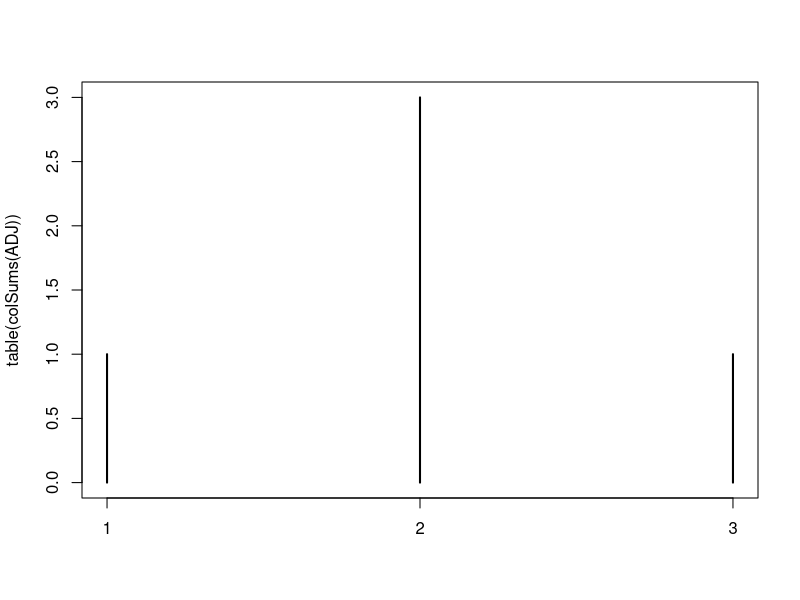
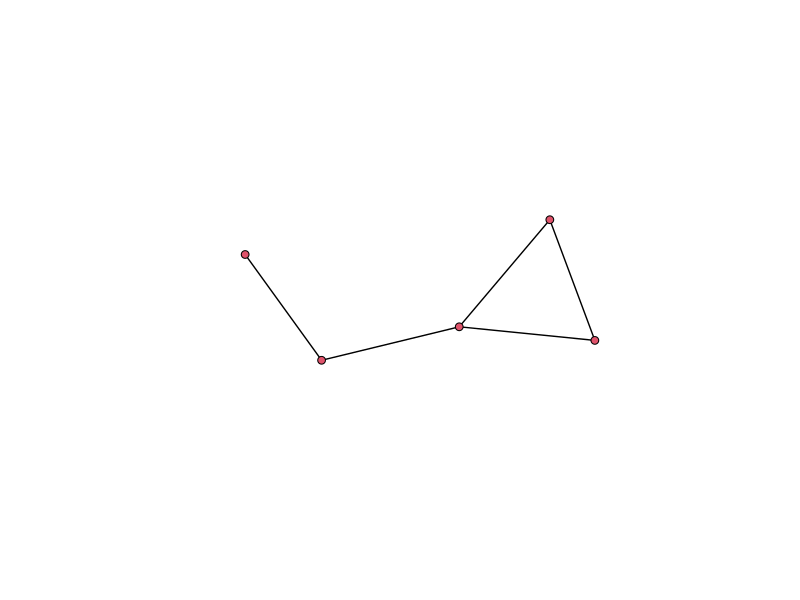
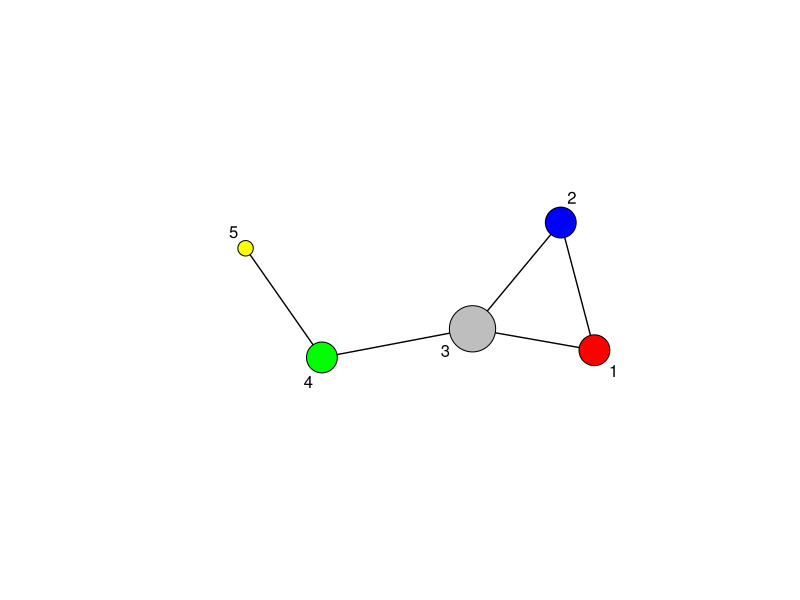

Generate these figures, in order, with R:
## ---- chunk 1
knitr::opts_chunk$set(echo = TRUE)
## ---- chunk 2
# install.packages("sna")
# install.packages("network")
## ---- chunk 3
library("sna")
library("network")
## ---- chunk 4
n <- 5
ADJ <- matrix(0,n,n) # create a matrix with n rows and n columns and all values 0
## ---- chunk 5
ADJ[1,2] <- 1
ADJ[1,3] <- 1
ADJ[2,3] <- 1
ADJ[3,4] <- 1
ADJ[4,5] <- 1
ADJ
## ---- chunk 6
ADJ[2,1] <- 1
ADJ[3,1] <- 1
ADJ[3,2] <- 1
ADJ[4,3] <- 1
ADJ[5,4] <- 1
ADJ
## ---- chunk 7
ADJ[1,2]
## ---- chunk 8
ADJ[1,4]
## ---- chunk 9
ADJ[1,]
## ---- chunk 10
dim(ADJ)
## ---- chunk 11
dim(ADJ)[1]*dim(ADJ)[2]
length(ADJ)
## ---- chunk 12
dim(ADJ)[1]*dim(ADJ)[2] - n
## ---- chunk 13
sum(ADJ)
## ---- chunk 14
sum(ADJ)/(n*(n-1))
## ---- chunk 15
sum(ADJ[1,])
## ---- chunk 16
sum(ADJ[2,])
## ---- chunk 17
colSums(ADJ)
## ---- chunk 18
table( colSums(ADJ) )
## ---- chunk 19
plot( table( colSums(ADJ) ))
## ---- chunk 20
which(colSums(ADJ)==3)
## ---- chunk 21
use <- which(colSums(ADJ)>=2) # for each row there will be a logical TRUE or FALSE
ADJ[use,use]
## ---- chunk 22
ADJ %*% ADJ
## ---- chunk 23
ADJ %*% ADJ %*% ADJ
## ---- chunk 24
net <- as.network(ADJ, directed = FALSE)
## ---- chunk 25
class(net)
## ---- chunk 26
net
## ---- chunk 27
plot( net )
## ---- chunk 28
plot( net , # the network object
      vertex.cex = degree(net) , # how should nodes (vertices) be scaled
      displaylabels =  TRUE, # display the labels of vertices
      vertex.col = c('red','blue','grey','green','yellow'))
